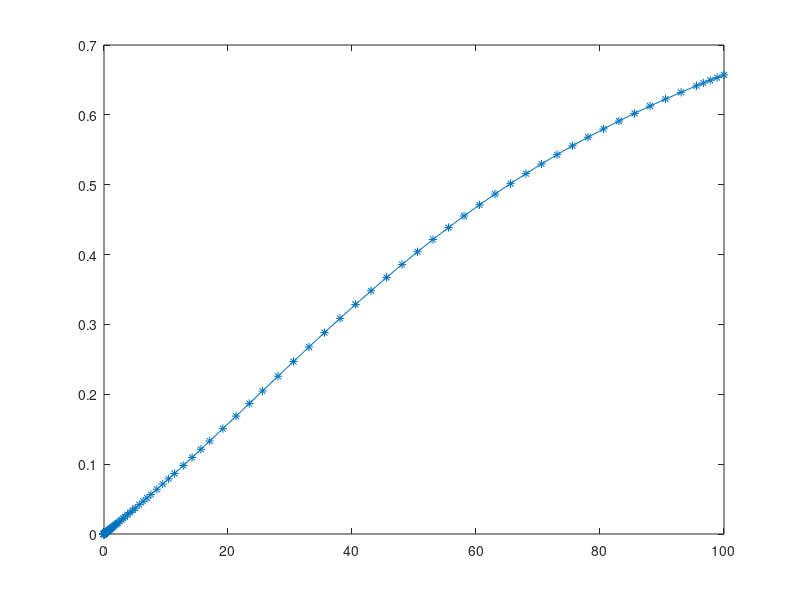

Source code (MATLAB):
%CHE 345 Seminar 9
%This file contains the numerical solution to Seminar 9
%To run each module, notice that double % (%%) separates this file.
%Click on any line of problem 1 and then control+enter to execute.
%Anton Fadic / Winter 2017

%% Problem 1
function seminar9p1

close all;
Vspan = [0 100];
X0 = 0;
[V,X]=ode45(@odeFunction,Vspan, 0);
plot(V,X,'*-');
xDesired=0.5;
Vdes = interp1(X,V,xDesired);
fprintf('The volume is %4.3f m3 when conversion is %d%%\n',Vdes, 100*xDesired);

end

function lhs=odeFunction(t,X)
%X is conversion of A
lhs = 0.2*exp(-10./(53-725./(14.5+X)))*(1-X).^2;
end